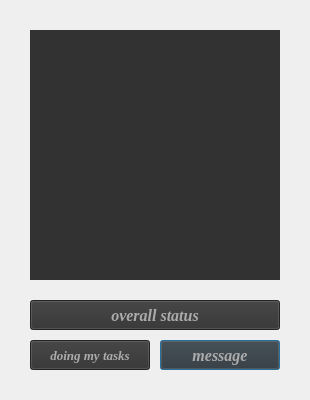
<?xml version="1.0" encoding="UTF-8"?>
<ui version="4.0">
 <class>project_window_4</class>
 <widget class="QDialog" name="project_window_4">
  <property name="geometry">
   <rect>
    <x>0</x>
    <y>0</y>
    <width>310</width>
    <height>400</height>
   </rect>
  </property>
  <property name="minimumSize">
   <size>
    <width>310</width>
    <height>400</height>
   </size>
  </property>
  <property name="maximumSize">
   <size>
    <width>310</width>
    <height>400</height>
   </size>
  </property>
  <property name="windowTitle">
   <string>Dialog</string>
  </property>
  <property name="styleSheet">
   <string notr="true"/>
  </property>
  <widget class="QPushButton" name="pushButton_2">
   <property name="geometry">
    <rect>
     <x>160</x>
     <y>340</y>
     <width>120</width>
     <height>30</height>
    </rect>
   </property>
   <property name="font">
    <font>
     <family>Georgia</family>
     <pointsize>12</pointsize>
     <weight>75</weight>
     <italic>true</italic>
     <bold>true</bold>
    </font>
   </property>
   <property name="cursor">
    <cursorShape>PointingHandCursor</cursorShape>
   </property>
   <property name="toolTip">
    <string>message</string>
   </property>
   <property name="styleSheet">
    <string notr="true">color: rgb(171, 171, 171);
background-color: rgb(50, 50, 50);</string>
   </property>
   <property name="text">
    <string>message</string>
   </property>
  </widget>
  <widget class="QPushButton" name="pushButton_7">
   <property name="geometry">
    <rect>
     <x>30</x>
     <y>340</y>
     <width>120</width>
     <height>30</height>
    </rect>
   </property>
   <property name="font">
    <font>
     <family>Georgia</family>
     <pointsize>10</pointsize>
     <weight>75</weight>
     <italic>true</italic>
     <bold>true</bold>
    </font>
   </property>
   <property name="cursor">
    <cursorShape>PointingHandCursor</cursorShape>
   </property>
   <property name="toolTip">
    <string>doing my tasks</string>
   </property>
   <property name="styleSheet">
    <string notr="true">color: rgb(171, 171, 171);
background-color: rgb(50, 50, 50);</string>
   </property>
   <property name="text">
    <string>doing my tasks</string>
   </property>
  </widget>
  <widget class="QPushButton" name="pushButton_6">
   <property name="geometry">
    <rect>
     <x>30</x>
     <y>300</y>
     <width>250</width>
     <height>30</height>
    </rect>
   </property>
   <property name="font">
    <font>
     <family>Georgia</family>
     <pointsize>12</pointsize>
     <weight>75</weight>
     <italic>true</italic>
     <bold>true</bold>
    </font>
   </property>
   <property name="cursor">
    <cursorShape>PointingHandCursor</cursorShape>
   </property>
   <property name="toolTip">
    <string>overall status</string>
   </property>
   <property name="styleSheet">
    <string notr="true">color: rgb(171, 171, 171);
background-color: rgb(50, 50, 50);</string>
   </property>
   <property name="text">
    <string>overall status</string>
   </property>
  </widget>
  <widget class="QListWidget" name="listWidget">
   <property name="geometry">
    <rect>
     <x>30</x>
     <y>30</y>
     <width>250</width>
     <height>250</height>
    </rect>
   </property>
   <property name="font">
    <font>
     <family>Georgia</family>
     <pointsize>11</pointsize>
     <weight>75</weight>
     <italic>true</italic>
     <bold>true</bold>
    </font>
   </property>
   <property name="toolTip">
    <string>all members</string>
   </property>
   <property name="styleSheet">
    <string notr="true">color: rgb(200, 171, 100);
background-color: rgb(50, 50, 50);</string>
   </property>
   <property name="frameShape">
    <enum>QFrame::NoFrame</enum>
   </property>
  </widget>
 </widget>
 <resources/>
 <connections/>
</ui>
